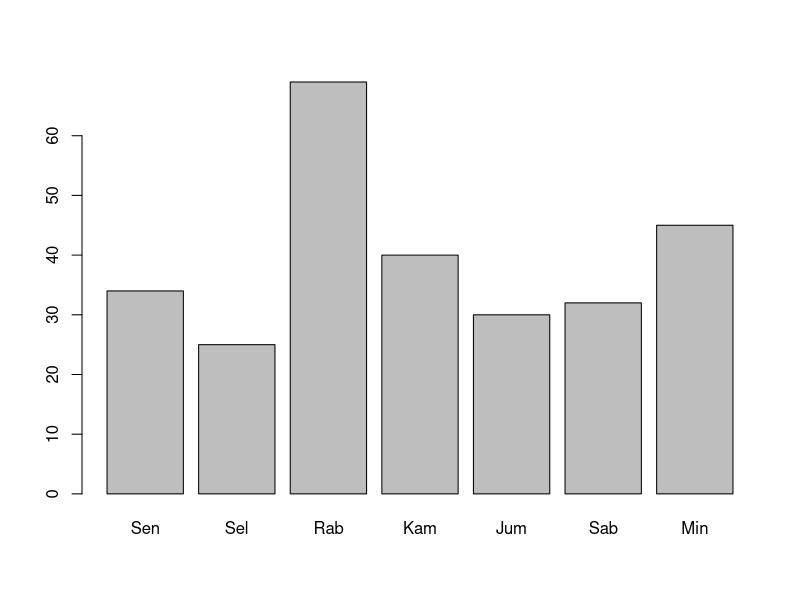
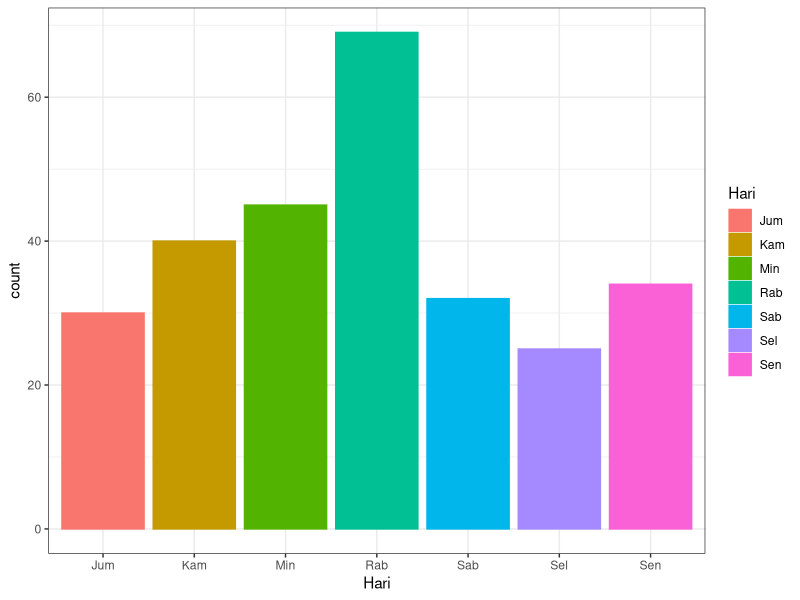
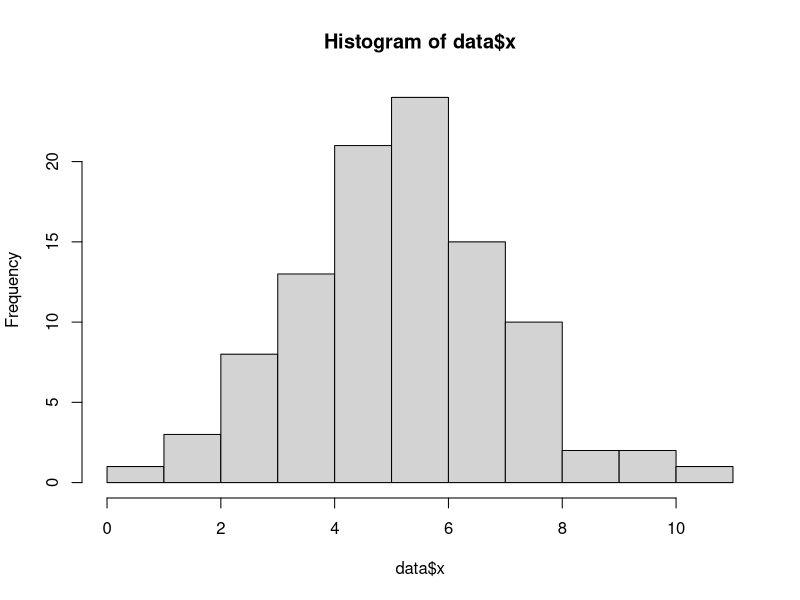
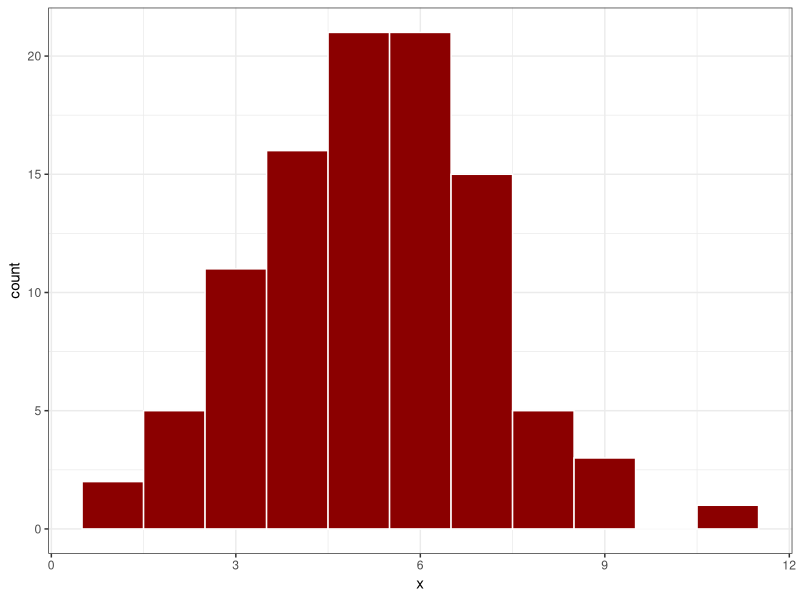
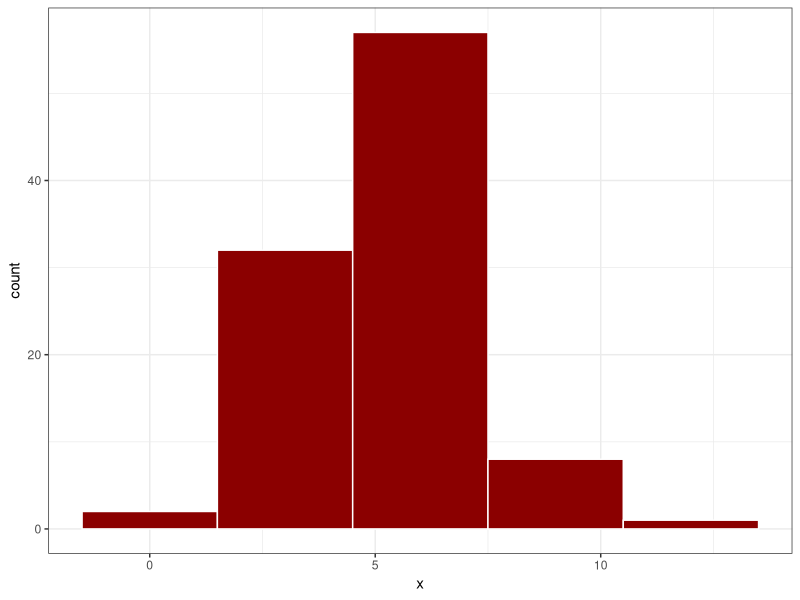
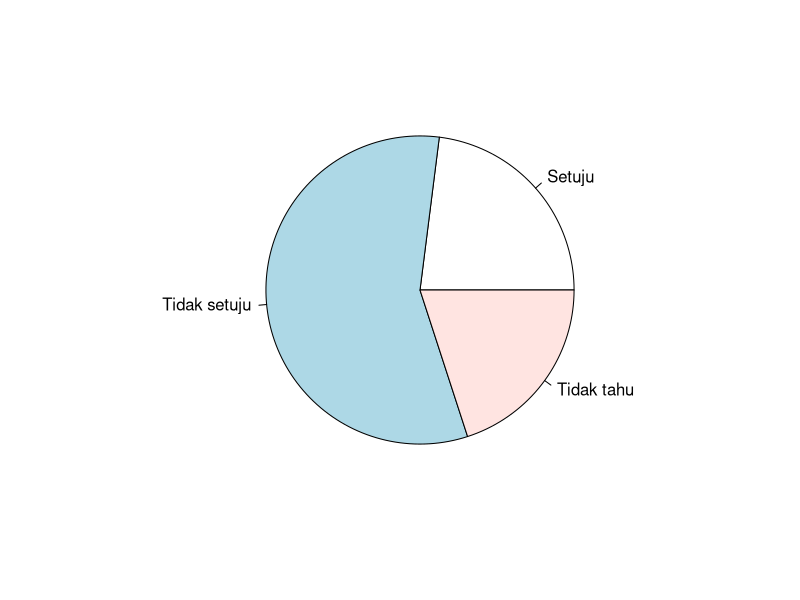
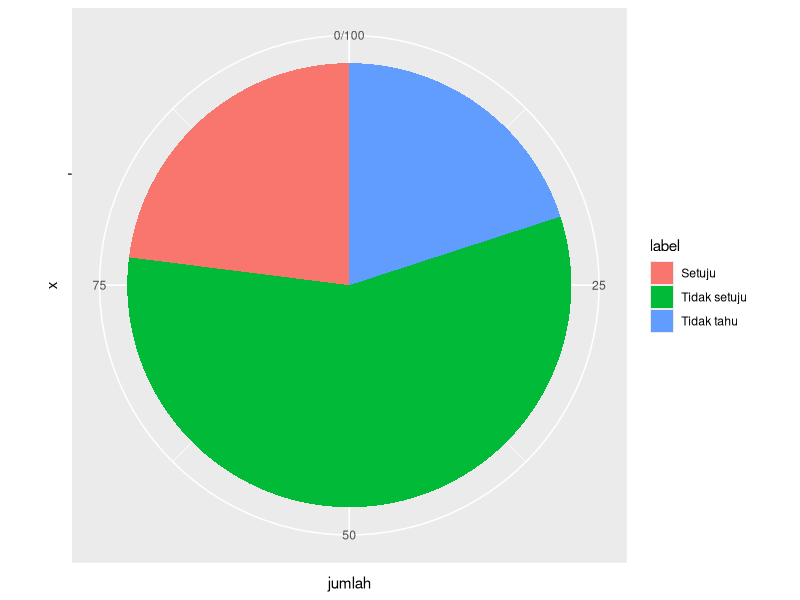
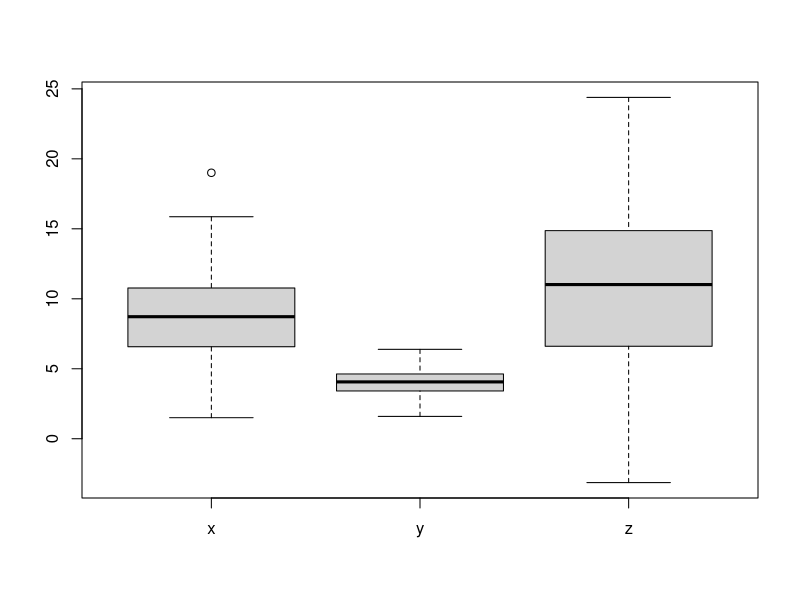

The R source for these figures, in order:
## ---- chunk 1
library(ggplot2)
## ---- chunk 2
jpc <- c(34, 25, 69, 40, 30, 32, 45)
hr  <- c("Sen", "Sel", "Rab", "Kam", "Jum", "Sab", "Min")
x   <- data.frame(Hari = hr, Pasien = jpc)
x
## ---- chunk 3
barplot(x$Pasien, 
        names.arg = x$Hari)
## ---- chunk 4
p <- ggplot(x, aes(Hari)) + 
  geom_bar(aes(weight=Pasien, fill=Hari, colour=Hari)) +
  theme_bw()
p
## ---- chunk 5
data <- data.frame(x = rnorm(100,5,2))
## ---- chunk 6
hist(data$x)
## ---- chunk 7
p <- ggplot(data, aes(x)) + 
  geom_histogram(binwidth = 1, 
                 color = "white", 
                 fill= "darkred") +
  theme_bw()
p
## ---- chunk 8
p <- ggplot(data, aes(x)) + 
  geom_histogram(binwidth = 3, 
                 color = "white", 
                 fill= "darkred") +
  theme_bw()
p
## ---- chunk 9
jumlah <- c(23, 57, 20)
label <- c("Setuju", "Tidak setuju", "Tidak tahu")
x <- data.frame(label, jumlah)
## ---- chunk 10
pie(x$jumlah, labels = x$label)
## ---- chunk 11
p <- ggplot(x, aes(x="", y=jumlah, fill=label)) +
  geom_bar(width = 1, stat = "identity")
p + coord_polar("y", start = 0)
## ---- chunk 12
x <- rnorm(250, 9, 3)
y <- rnorm(250, 4, 1)
z <- rnorm(250, 11, 6)
## ---- chunk 13
boxplot(x, y, z,
        names = c("x", "y", "z"))
## ---- chunk 14
data <- data.frame(label = c(rep(c("x","y","z"),
                                 each=250)),
                   value = c(x, y, z))
head(data)
p <- ggplot(data, aes(x=label, y=value)) +
  geom_boxplot(outlier.colour = "red") +
  theme_bw()
p
## ---- chunk 15
x <- c(23, 57, 20)
names(x) <- c("Setuju", "Tidak setuju", "Tidak tahu")
## ---- chunk 16
plot(x, type = "o")
## ---- chunk 17
x <- c(23, 57, 20)
names(x) <- c("Setuju", "Tidak setuju", "Tidak tahu")
## ---- chunk 18
pie(x, labels = names(x))
## ---- chunk 19
x <- c(23, 57, 20)
names(x) <- c("Setuju", "Tidak setuju", "Tidak tahu")
## ---- chunk 20
pie(x, labels = names(x))
